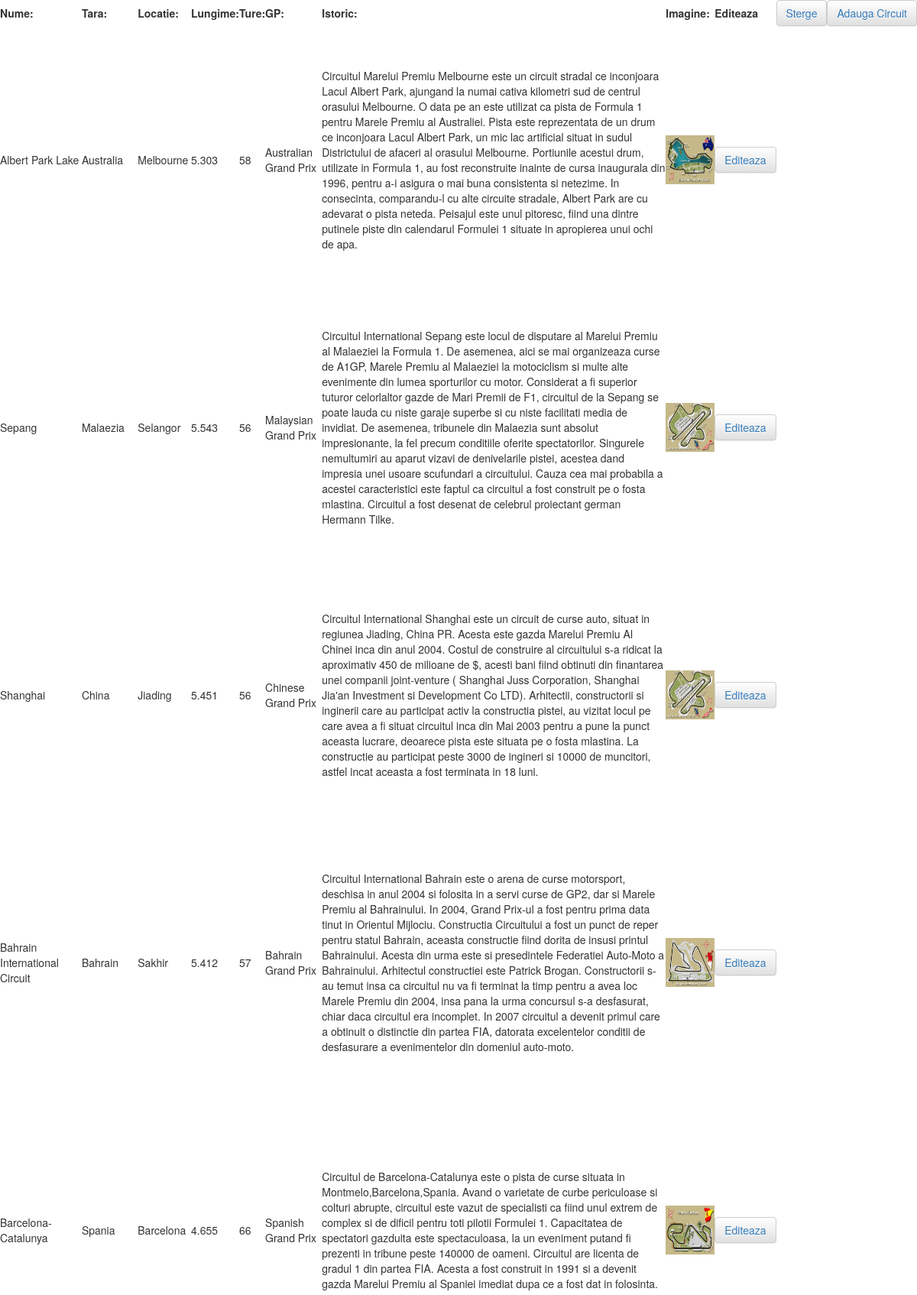
Screenshot of /Webpage/admin/circuitadmin.php (upper part) with the database file from the repository.
### tables this page shows
CREATE TABLE IF NOT EXISTS `circuit` (
  `IDCircuit` int(2) NOT NULL AUTO_INCREMENT,
  `Nume` varchar(100) NOT NULL,
  `Tara` varchar(100) NOT NULL,
  `Locatie` varchar(100) NOT NULL,
  `Lungime` decimal(6,3) NOT NULL,
  `Numar_ture` int(255) NOT NULL,
  `Nume_Grand_Prix` varchar(100) NOT NULL,
  `Istoric` longtext NOT NULL,
  `image` mediumtext NOT NULL,
  PRIMARY KEY (`IDCircuit`)
);

### Webpage/admin/circuitadmin.php (the view, shortened to what this page needs)
<?php
$q="SELECT IDCircuit,Nume, Tara, Locatie,Lungime,Numar_ture, Nume_Grand_Prix, Istoric,image FROM circuit c ORDER BY IDCircuit ASC
";
$r= mysql_query($q);
$rows = array();
while ($row = mysql_fetch_array($r)){
  $rows[] = $row;
}
?>
<!DOCTYPE html>
<html>
	<head>
        <link href="config/css.php" rel="stylesheet" type="text/css" media="all" />
        <link href="../Styles/fonts.css" rel="stylesheet" type="text/css" media="all" />
        <link rel="stylesheet" href="https://maxcdn.bootstrapcdn.com/bootstrap/3.3.6/css/bootstrap.min.css">
        <link rel="stylesheet" href="https://maxcdn.bootstrapcdn.com/bootstrap/3.3.6/css/bootstrap-theme.min.css">
        <link rel="stylesheet" href="https://maxcdn.bootstrapcdn.com/font-awesome/4.5.0/css/font-awesome.min.css">
    </head>
        <body>
                        <table width= '100%'>
                            <thead>
                                <tr>
                                    <th>Nume:</th>
                                    <th>Tara:</th>
                                    <th>Locatie:</th>
                                    <th>Lungime:</th>
                                    <th>Ture:</th>
                                    <th>GP:</th>
                                    <th width='450px'>Istoric:</th>
                                    <th>Imagine:</th>
                                    <th>Editeaza</th>
                                    <th><button type='button' class='btn btn-default'><a href="circuit/delete_circuit.php">Sterge</a></button></th>
                                    <th><button type="button" class="btn btn-default"><a href="circuit/insert_circuit.php">Adauga Circuit</a></button></th>
                                </tr>
                            </thead>
                            <tbody>
                                <?php
                                    foreach($rows as $v){
                                    echo"
                                    <tr>
                                        <td>$v[Nume]</td>
                                        <td>$v[Tara]</td>
                                        <td>$v[Locatie]</td>
                                        <td>$v[Lungime]</td>
                                        <td>$v[Numar_ture]</td>
                                        <td>$v[Nume_Grand_Prix]</td>
                                        <td height='350px'>$v[Istoric]</td>
                                        <td><img width='64px' height='64px' src ='$v[image]'></td>
                                        <td><button type='button' class='btn btn-default'><a href = 'circuit/update_circuit.php?id=$v[IDCircuit]'>Editeaza</a></button></td>
                                    </tr>";
                                    }
                                    ?>
                            </tbody>
                        </table>
        </body>
</html>

### rows the page displays
circuit: Nume "Albert Park Lake", Tara "Australia", Locatie "Melbourne", Lungime "5.303", Numar_ture "58", Nume_Grand_Prix "Australian Grand Prix", Istoric "Circuitul Marelui Premiu Melbourne este un circuit stradal ce inconjoara Lacul Albert Park, ajungand la numai cativa kilometri sud de centrul orasului Melbourne. O data pe an este utilizat ca pista de Formula 1 pentru Marele Premiu al Australiei. Pista este reprezentata de un drum ce inconjoara Lacul Albert Park, un mic lac artificial situat in sudul Districtului de afaceri al orasului Melbourne. Portiunile acestui drum, utilizate in Formula 1, au fost reconstruite inainte de cursa inaugurala din 1996, pentru a-i asigura o mai buna consistenta si netezime. In consecinta, comparandu-l cu alte circuite stradale, Albert Park are cu adevarat o pista neteda. Peisajul este unul pitoresc, fiind…", image (picture)
circuit: Nume "Sepang", Tara "Malaezia", Locatie "Selangor", Lungime "5.543", Numar_ture "56", Nume_Grand_Prix "Malaysian Grand Prix", Istoric "Circuitul International Sepang este locul de disputare al Marelui Premiu al Malaeziei la Formula 1. De asemenea, aici se mai organizeaza curse de A1GP, Marele Premiu al Malaeziei la motociclism si multe alte evenimente din lumea sporturilor cu motor. Considerat a fi superior tuturor celorlaltor gazde de Mari Premii de F1, circuitul de la Sepang se poate lauda cu niste garaje superbe si cu niste facilitati media de invidiat. De asemenea, tribunele din Malaezia sunt absolut impresionante, la fel precum conditiile oferite spectatorilor. Singurele nemultumiri au aparut vizavi de denivelarile pistei, acestea dand impresia unei usoare scufundari a circuitului. Cauza cea mai probabila a acestei…", image (picture)
circuit: Nume "Shanghai", Tara "China", Locatie "Jiading", Lungime "5.451", Numar_ture "56", Nume_Grand_Prix "Chinese Grand Prix", Istoric "Circuitul International Shanghai este un circuit de curse auto, situat in regiunea Jiading, China PR. Acesta este gazda Marelui Premiu Al Chinei inca din anul 2004. Costul de construire al circuitului s-a ridicat la aproximativ 450 de milioane de $, acesti bani fiind obtinuti din finantarea unei companii joint-venture ( Shanghai Juss Corporation, Shanghai Jia'an Investment si Development Co LTD). Arhitectii, constructorii si inginerii care au participat activ la constructia pistei, au vizitat locul pe care avea a fi situat circuitul inca din Mai 2003 pentru a pune la punct aceasta lucrare, deoarece pista este situata pe o fosta mlastina. La constructie au participat peste 3000 de ingineri…", image (picture)
circuit: Nume "Bahrain International Circuit", Tara "Bahrain", Locatie "Sakhir", Lungime "5.412", Numar_ture "57", Nume_Grand_Prix "Bahrain Grand Prix", Istoric "Circuitul International Bahrain este o arena de curse motorsport, deschisa in anul 2004 si folosita in a servi curse de GP2, dar si Marele Premiu al Bahrainului. In 2004, Grand Prix-ul a fost pentru prima data tinut in Orientul Mijlociu. Constructia Circuitului a fost un punct de reper pentru statul Bahrain, aceasta constructie fiind dorita de insusi printul Bahrainului. Acesta din urma este si presedintele Federatiei Auto-Moto a Bahrainului. Arhitectul constructiei este Patrick Brogan. Constructorii s-au temut insa ca circuitul nu va fi terminat la timp pentru a avea loc Marele Premiu din 2004, insa pana la urma concursul s-a desfasurat, chiar daca circuitul era incomplet. In 2007…", image (picture)
circuit: Nume "Barcelona-Catalunya", Tara "Spania", Locatie "Barcelona", Lungime "4.655", Numar_ture "66", Nume_Grand_Prix "Spanish Grand Prix", Istoric "Circuitul de Barcelona-Catalunya este o pista de curse situata in Montmelo,Barcelona,Spania. Avand o varietate de curbe periculoase si colturi abrupte, circuitul este vazut de specialisti ca fiind unul extrem de complex si de dificil pentru toti pilotii Formulei 1. Capacitatea de spectatori gazduita este spectaculoasa, la un eveniment putand fi prezenti in tribune peste 140000 de oameni. Circuitul are licenta de gradul 1 din partea FIA. Acesta a fost construit in 1991 si a devenit gazda Marelui Premiu al Spaniei imediat dupa ce a fost dat in folosinta.", image (picture)
